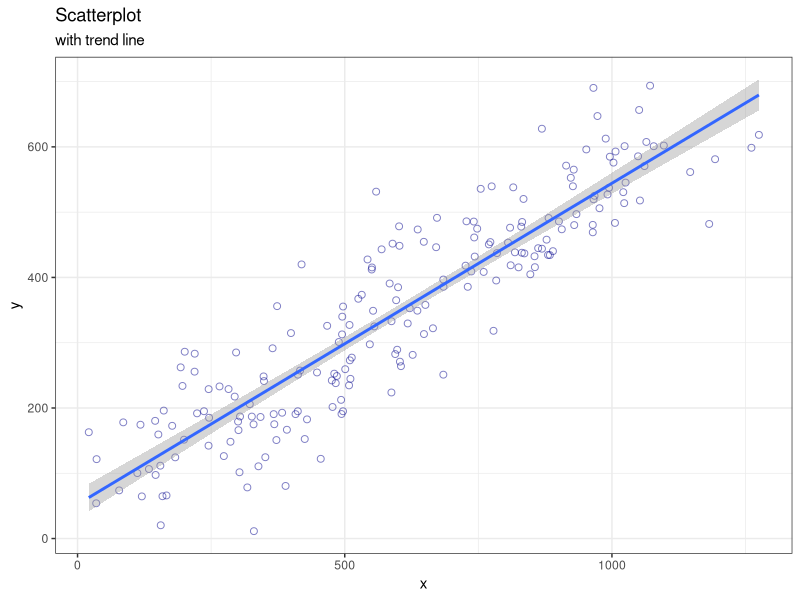

This chart was generated by the following R code:
## ---- chunk 1
library(tidyverse)
## ---- chunk 2

# create a random(ish), correlated dataset
scatter_data <- 
  tibble(x = seq(100, 1100, 5),
         y = seq(100, 600, 2.5)) %>% 
  mutate(x = rnorm(201, x, 100),
         y = rnorm(201, y, 50))

# scatterplot

# ggplot is the first command for any ggplot2 plot. data and aestetics aes()
# can be defined here or in any individual geom_*(function) 
ggplot(data = scatter_data, aes(x = x, y = y)) +
  
  # scatterplots can be created using the geom_point shape 
  geom_point(shape = 1, ## ggplot has 20 built in shapes called by integer
             size = 2,
             color = "darkblue",
             alpha = 0.5) + ## alpha sets transparency 1 = solid, 0 = invisible
  
  # trendlines can be added to the plot with geom_smooth. By default this will
  # give you a loess (nonparametric fit) with error bars but this can be changed
  # here we use "lm" or "linear model" to fit a line 
  geom_smooth(method = "lm") +
  
  # themes change the overall look of the plot. these can also be modified
  # further if need be (also can use packaged themes like theme_economist)
  theme_bw() +
  
  # title the plot, can also have a subtitle
  ggtitle(label = "Scatterplot",
          subtitle = "with trend line")
  

